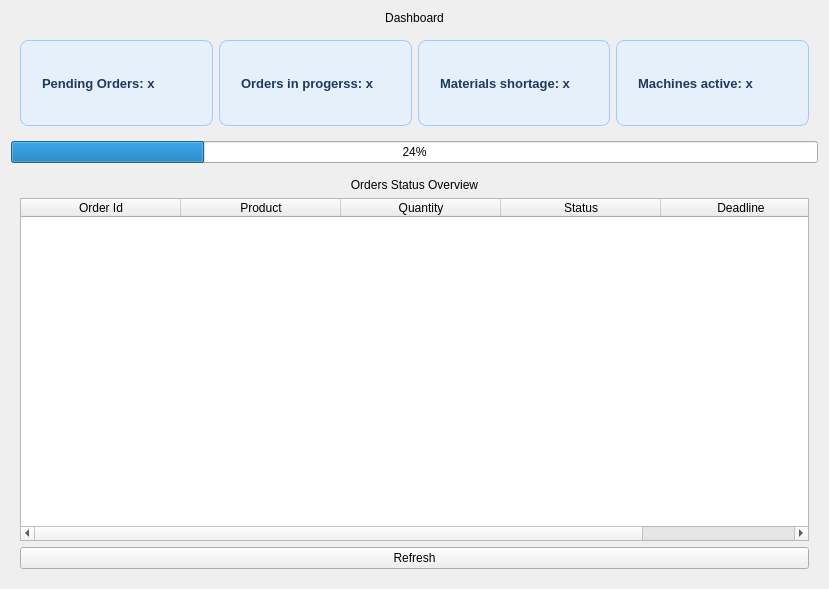
<?xml version="1.0" encoding="UTF-8"?>
<ui version="4.0">
 <class>pageDashboard</class>
 <widget class="QWidget" name="pageDashboard">
  <property name="geometry">
   <rect>
    <x>0</x>
    <y>0</y>
    <width>829</width>
    <height>589</height>
   </rect>
  </property>
  <property name="windowTitle">
   <string>Form</string>
  </property>
  <layout class="QVBoxLayout" name="verticalLayout_2" stretch="0,0,0,1">
   <item>
    <widget class="QLabel" name="lblTitle">
     <property name="styleSheet">
      <string notr="true"/>
     </property>
     <property name="text">
      <string>Dashboard</string>
     </property>
     <property name="alignment">
      <set>Qt::AlignmentFlag::AlignCenter</set>
     </property>
    </widget>
   </item>
   <item>
    <widget class="QWidget" name="widget_kpi" native="true">
     <property name="styleSheet">
      <string notr="true">QFrame#frame_orders_pending,
QFrame#frame_orders_in_progress,
QFrame#frame_shortage,
QFrame#frame_machines_active {
    background-color: #E6F0FA;
    border: 1px solid #A0C8FF;
    border-radius: 8px;
    padding: 12px;
    min-width: 120px;
    min-height: 60px;
}

QLabel {
    font-weight: bold;
    font-size: 13px;
    color: #1E3A5F;
	qproperty-alignment: 'AlignCenter';
}</string>
     </property>
     <layout class="QHBoxLayout" name="horizontalLayout">
      <item>
       <widget class="QFrame" name="frame_orders_pending">
        <property name="frameShape">
         <enum>QFrame::Shape::StyledPanel</enum>
        </property>
        <property name="frameShadow">
         <enum>QFrame::Shadow::Raised</enum>
        </property>
        <layout class="QVBoxLayout" name="verticalLayout_3">
         <item>
          <widget class="QLabel" name="lbl_pending_orders">
           <property name="text">
            <string>Pending Orders: x</string>
           </property>
          </widget>
         </item>
        </layout>
       </widget>
      </item>
      <item>
       <widget class="QFrame" name="frame_orders_in_progress">
        <property name="frameShape">
         <enum>QFrame::Shape::StyledPanel</enum>
        </property>
        <property name="frameShadow">
         <enum>QFrame::Shadow::Raised</enum>
        </property>
        <layout class="QVBoxLayout" name="verticalLayout_4">
         <item>
          <widget class="QLabel" name="lbl_orders_in_progress">
           <property name="text">
            <string>Orders in progerss: x</string>
           </property>
          </widget>
         </item>
        </layout>
       </widget>
      </item>
      <item>
       <widget class="QFrame" name="frame_shortage">
        <property name="frameShape">
         <enum>QFrame::Shape::StyledPanel</enum>
        </property>
        <property name="frameShadow">
         <enum>QFrame::Shadow::Raised</enum>
        </property>
        <layout class="QVBoxLayout" name="verticalLayout_5">
         <item>
          <widget class="QLabel" name="lbl_shortage">
           <property name="text">
            <string>Materials shortage: x</string>
           </property>
          </widget>
         </item>
        </layout>
       </widget>
      </item>
      <item>
       <widget class="QFrame" name="frame_machines_active">
        <property name="frameShape">
         <enum>QFrame::Shape::StyledPanel</enum>
        </property>
        <property name="frameShadow">
         <enum>QFrame::Shadow::Raised</enum>
        </property>
        <layout class="QVBoxLayout" name="verticalLayout_6">
         <item>
          <widget class="QLabel" name="lbl_machines_active">
           <property name="text">
            <string>Machines active: x</string>
           </property>
          </widget>
         </item>
        </layout>
       </widget>
      </item>
     </layout>
    </widget>
   </item>
   <item>
    <widget class="QProgressBar" name="progressBar">
     <property name="autoFillBackground">
      <bool>false</bool>
     </property>
     <property name="styleSheet">
      <string notr="true"/>
     </property>
     <property name="value">
      <number>24</number>
     </property>
    </widget>
   </item>
   <item>
    <widget class="QWidget" name="widget_table" native="true">
     <layout class="QVBoxLayout" name="verticalLayout">
      <item>
       <widget class="QLabel" name="lbl_info">
        <property name="text">
         <string>Orders Status Overview</string>
        </property>
        <property name="alignment">
         <set>Qt::AlignmentFlag::AlignCenter</set>
        </property>
       </widget>
      </item>
      <item>
       <widget class="QTableWidget" name="tableDashboard">
        <attribute name="horizontalHeaderMinimumSectionSize">
         <number>160</number>
        </attribute>
        <attribute name="horizontalHeaderDefaultSectionSize">
         <number>160</number>
        </attribute>
        <attribute name="horizontalHeaderStretchLastSection">
         <bool>true</bool>
        </attribute>
        <column>
         <property name="text">
          <string>Order Id</string>
         </property>
        </column>
        <column>
         <property name="text">
          <string>Product</string>
         </property>
        </column>
        <column>
         <property name="text">
          <string>Quantity</string>
         </property>
        </column>
        <column>
         <property name="text">
          <string>Status</string>
         </property>
        </column>
        <column>
         <property name="text">
          <string>Deadline</string>
         </property>
        </column>
       </widget>
      </item>
      <item>
       <widget class="QPushButton" name="pushButton">
        <property name="text">
         <string>Refresh</string>
        </property>
        <property name="icon">
         <iconset>
          <normaloff>../assets/icons/reload.svg</normaloff>../assets/icons/reload.svg</iconset>
        </property>
       </widget>
      </item>
     </layout>
    </widget>
   </item>
  </layout>
 </widget>
 <resources/>
 <connections/>
</ui>
